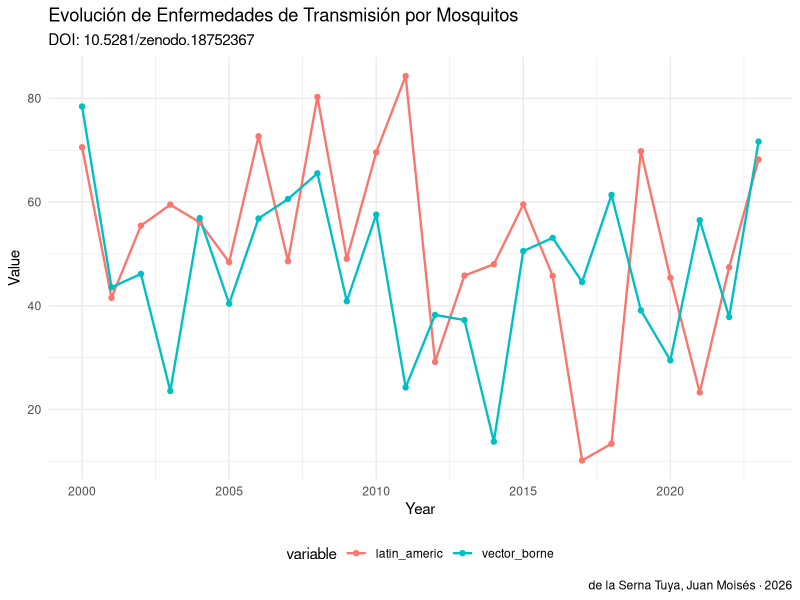

This figure's R source:
# analysis.R — Evolución de Enfermedades de Transmisión por Mosquitos en Latinoamérica 2015-2024: Base de Datos por País y Enfermedad
# DOI: 10.5281/zenodo.18752367
# Author: de la Serna Tuya, Juan Moisés · ORCID: 0000-0002-8401-8018
# License: CC0 1.0

# ── SETUP ──────────────────────────────────────────────────────────────────
# Install required packages if needed:
# install.packages(c("readr","ggplot2","dplyr","tidyr"))

library(readr)
library(ggplot2)
library(dplyr)

# ── LOAD DATA ──────────────────────────────────────────────────────────────
# Download dataset from: https://doi.org/10.5281/zenodo.18752367
# df <- read_csv("dataset.csv")

# Example with synthetic data
set.seed(42)
years <- 2000:2023
df <- data.frame(
  year = years,
    latin_americ = rnorm(length(years), 50, 15),
  vector_borne = rnorm(length(years), 50, 15),
  stringsAsFactors = FALSE
)

cat("Dataset: Evolución de Enfermedades de Transmisión por Mosqu\n")
cat("DOI: 10.5281/zenodo.18752367\n")
cat("Dimensions:", nrow(df), "x", ncol(df), "\n\n")
print(head(df))
print(summary(df))

# ── VISUALIZATION ──────────────────────────────────────────────────────────
# Temporal trend
p1 <- df %>%
  tidyr::pivot_longer(-year, names_to="variable", values_to="value") %>%
  ggplot(aes(x=year, y=value, color=variable)) +
  geom_line(size=0.8) +
  geom_point(size=1.5) +
  labs(title="Evolución de Enfermedades de Transmisión por Mosquitos ",
       subtitle="DOI: 10.5281/zenodo.18752367",
       x="Year", y="Value",
       caption="de la Serna Tuya, Juan Moisés · 2026") +
  theme_minimal() +
  theme(legend.position="bottom")

ggsave("figures/analysis_output_r.png", p1, width=10, height=6, dpi=150)
cat("\nFigure saved: figures/analysis_output_r.png\n")

# ── CITATION ───────────────────────────────────────────────────────────────
cat("\nCitation:\n")
cat("de la Serna Tuya, Juan Moisés (2026). Evolución de Enfermedades de Transmisión por Mosquitos en Latinoaméric. Zenodo. https://doi.org/10.5281/zenodo.18752367\n")
